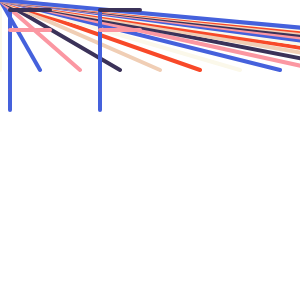
Frame 1 (no input)
Frame 60 (no input): identical to frame 1, image omitted
Frame 120 (the mouse pressed at the canvas centre since frame 60): identical to frame 1, image omitted

The p5.js sketch that drew this single still picture (run headless with seeded random() and noise() and a simulated clock; from frame 60 on, the mouse is pressed at the canvas centre):

// p5.js sketch
// ── sketch.js
var palettebluepink;
//i can make another color palette !
var shuffledPalette;


function setup() {
  createCanvas(300, 300);


  palettebluepink = [
    color(248, 73, 41), //red
    color(69, 97, 220), //blue
    color(59, 50, 89), //drk blue
    color(251, 151, 162), //pink
    color(251, 248, 234), //light
    color(240, 206, 181) //tan
  ]

  shuffledPalette = shufflePalette(palettebluepink); //this variable equals the return of this function
  print(shuffledPalette);
}

function draw() {
  background(255);
  for (var i = 0; i < 20; i++) {
    stroke(shuffledPalette[i % 6]);
    strokeWeight(4);
    line(0 * i, i * 0, 40 * i, 70);
  }

  LetterF(10, 10);
  LetterF(100, 10);



} ///////////////DRAW ENDS///////////////////////DRAW ENDS////////////////////////

function shufflePalette(myPalette) { //pass a palette and return a shuffled version of the palette
  myPalette = myPalette.slice(0); //create a clone so I dont empty the palette. slice(0) returns all the elements WTF
  var newColorOrder = []; //make an empty array
  while (myPalette.length > 0) {
  var randomIndex = floor(random(myPalette.length)); // pick a random index 
    print("randomIndex " + randomIndex);
    var randomColor = myPalette.splice(randomIndex, 1).pop(); // extract an array of size 1 and starting at randomIndex, remove the only element it has and store it in randomColor
    newColorOrder.push(randomColor); // push the object into the new array
    print("randomColor " + randomColor);

  }
  return newColorOrder; //give me the goods

}

function randomColorPicker(myPalette) { //access one random element and return it

  var randomIndex = floor(random(myPalette.length)); //give me an int between 0 and my color palette's length
  print(randomIndex);
  var randomColor = myPalette[randomIndex]; //this references my argument, so I can pull from any palette later
  return randomColor; //give me something
}


//-----F-------
function LetterF(xPos, yPos) { //we use these inside the function then change them in draw. we never have to define them just use them
  push();
  translate(xPos, yPos); //we use these inside the function then change them in draw
  stroke(palettebluepink[1]);
  noFill();
  strokeWeight(4);
  line(0, 0, 0, 100);
  stroke(palettebluepink[2]);
  line(0, 0, 40, 0); //top bar
  stroke(palettebluepink[3]);
  line(0, 20, 40, 20); //bottombar
  pop();
}
